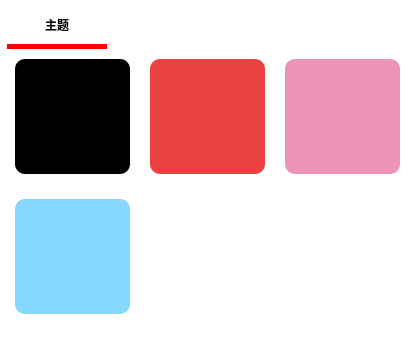
<?xml version="1.0" encoding="UTF-8"?>
<ui version="4.0">
 <class>PeelingClass</class>
 <widget class="QWidget" name="PeelingClass">
  <property name="geometry">
   <rect>
    <x>0</x>
    <y>0</y>
    <width>411</width>
    <height>344</height>
   </rect>
  </property>
  <property name="windowTitle">
   <string>Peeling</string>
  </property>
  <property name="styleSheet">
   <string notr="true">background-color: rgb(255, 255, 255);</string>
  </property>
  <layout class="QGridLayout" name="gridLayout">
   <property name="leftMargin">
    <number>5</number>
   </property>
   <property name="topMargin">
    <number>5</number>
   </property>
   <property name="rightMargin">
    <number>5</number>
   </property>
   <property name="bottomMargin">
    <number>5</number>
   </property>
   <property name="spacing">
    <number>0</number>
   </property>
   <item row="0" column="0">
    <widget class="QTabWidget" name="tabWidget">
     <property name="styleSheet">
      <string notr="true">QTabBar::tab { 
	background-color: rgb(255, 255, 255);
	font: 6pt &quot;宋体&quot;;
	border: none;
	margin-right: 20px;
	margin-left: 2px;
	min-width: 100px;
	min-height: 40px;
	padding-bottom: -1px;
}
QTabBar::tab:selected { 
	border-bottom: 5px solid red;
	font-weight: bold;
	font: 14pt &quot;黑体&quot;;
}
QTabWidget::pane {
	border: none;
}</string>
     </property>
     <property name="currentIndex">
      <number>0</number>
     </property>
     <widget class="QWidget" name="tab">
      <attribute name="title">
       <string>主题</string>
      </attribute>
      <widget class="QPushButton" name="btn_black">
       <property name="geometry">
        <rect>
         <x>10</x>
         <y>10</y>
         <width>115</width>
         <height>115</height>
        </rect>
       </property>
       <property name="cursor">
        <cursorShape>PointingHandCursor</cursorShape>
       </property>
       <property name="styleSheet">
        <string notr="true">background-color: rgb(0, 0, 0);
border-radius:10px;</string>
       </property>
       <property name="text">
        <string/>
       </property>
       <property name="icon">
        <iconset>
         <normaloff>../../res/换肤/black.png</normaloff>../../res/换肤/black.png</iconset>
       </property>
       <property name="iconSize">
        <size>
         <width>115</width>
         <height>115</height>
        </size>
       </property>
       <property name="checkable">
        <bool>true</bool>
       </property>
      </widget>
      <widget class="QPushButton" name="btn_red">
       <property name="geometry">
        <rect>
         <x>145</x>
         <y>10</y>
         <width>115</width>
         <height>115</height>
        </rect>
       </property>
       <property name="cursor">
        <cursorShape>PointingHandCursor</cursorShape>
       </property>
       <property name="styleSheet">
        <string notr="true">border-radius:10px;
background-color: rgb(236, 65, 65);</string>
       </property>
       <property name="text">
        <string/>
       </property>
       <property name="icon">
        <iconset>
         <normaloff>../../res/换肤/red.png</normaloff>../../res/换肤/red.png</iconset>
       </property>
       <property name="iconSize">
        <size>
         <width>115</width>
         <height>115</height>
        </size>
       </property>
       <property name="checkable">
        <bool>true</bool>
       </property>
      </widget>
      <widget class="QPushButton" name="btn_pink">
       <property name="geometry">
        <rect>
         <x>280</x>
         <y>10</y>
         <width>115</width>
         <height>115</height>
        </rect>
       </property>
       <property name="cursor">
        <cursorShape>PointingHandCursor</cursorShape>
       </property>
       <property name="styleSheet">
        <string notr="true">background-color: rgb(236, 147, 184);
border-radius:10px;</string>
       </property>
       <property name="text">
        <string/>
       </property>
       <property name="icon">
        <iconset>
         <normaloff>../../res/换肤/pink.png</normaloff>../../res/换肤/pink.png</iconset>
       </property>
       <property name="iconSize">
        <size>
         <width>115</width>
         <height>115</height>
        </size>
       </property>
       <property name="checkable">
        <bool>true</bool>
       </property>
      </widget>
      <widget class="QPushButton" name="btn_blue">
       <property name="geometry">
        <rect>
         <x>10</x>
         <y>150</y>
         <width>115</width>
         <height>115</height>
        </rect>
       </property>
       <property name="cursor">
        <cursorShape>PointingHandCursor</cursorShape>
       </property>
       <property name="styleSheet">
        <string notr="true">border-radius:10px;
background-color: rgb(135, 216, 254);</string>
       </property>
       <property name="text">
        <string/>
       </property>
       <property name="icon">
        <iconset>
         <normaloff>../../res/换肤/blue.png</normaloff>../../res/换肤/blue.png</iconset>
       </property>
       <property name="iconSize">
        <size>
         <width>115</width>
         <height>115</height>
        </size>
       </property>
       <property name="checkable">
        <bool>true</bool>
       </property>
      </widget>
      <widget class="QPushButton" name="btn_green">
       <property name="geometry">
        <rect>
         <x>145</x>
         <y>150</y>
         <width>115</width>
         <height>115</height>
        </rect>
       </property>
       <property name="cursor">
        <cursorShape>PointingHandCursor</cursorShape>
       </property>
       <property name="styleSheet">
        <string notr="true">border-radius:10px;</string>
       </property>
       <property name="text">
        <string/>
       </property>
       <property name="icon">
        <iconset>
         <normaloff>../../res/换肤/green.png</normaloff>../../res/换肤/green.png</iconset>
       </property>
       <property name="iconSize">
        <size>
         <width>115</width>
         <height>115</height>
        </size>
       </property>
       <property name="checkable">
        <bool>true</bool>
       </property>
      </widget>
      <widget class="QPushButton" name="btn_gold">
       <property name="geometry">
        <rect>
         <x>280</x>
         <y>150</y>
         <width>115</width>
         <height>115</height>
        </rect>
       </property>
       <property name="cursor">
        <cursorShape>PointingHandCursor</cursorShape>
       </property>
       <property name="styleSheet">
        <string notr="true">border-radius:10px;</string>
       </property>
       <property name="text">
        <string/>
       </property>
       <property name="icon">
        <iconset>
         <normaloff>../../res/换肤/gold.png</normaloff>../../res/换肤/gold.png</iconset>
       </property>
       <property name="iconSize">
        <size>
         <width>115</width>
         <height>115</height>
        </size>
       </property>
       <property name="checkable">
        <bool>true</bool>
       </property>
      </widget>
     </widget>
    </widget>
   </item>
  </layout>
 </widget>
 <layoutdefault spacing="6" margin="11"/>
 <resources/>
 <connections/>
</ui>
